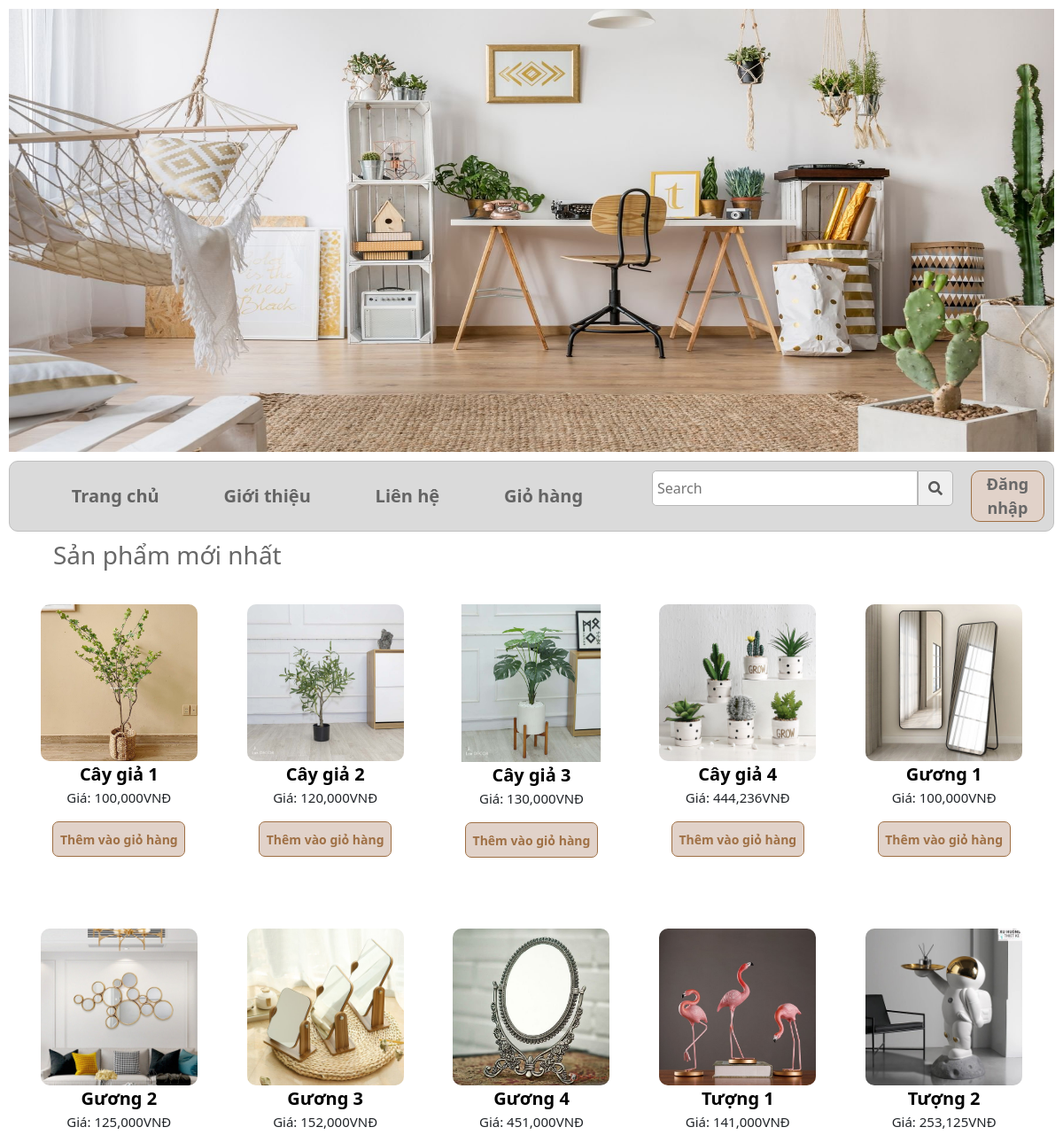
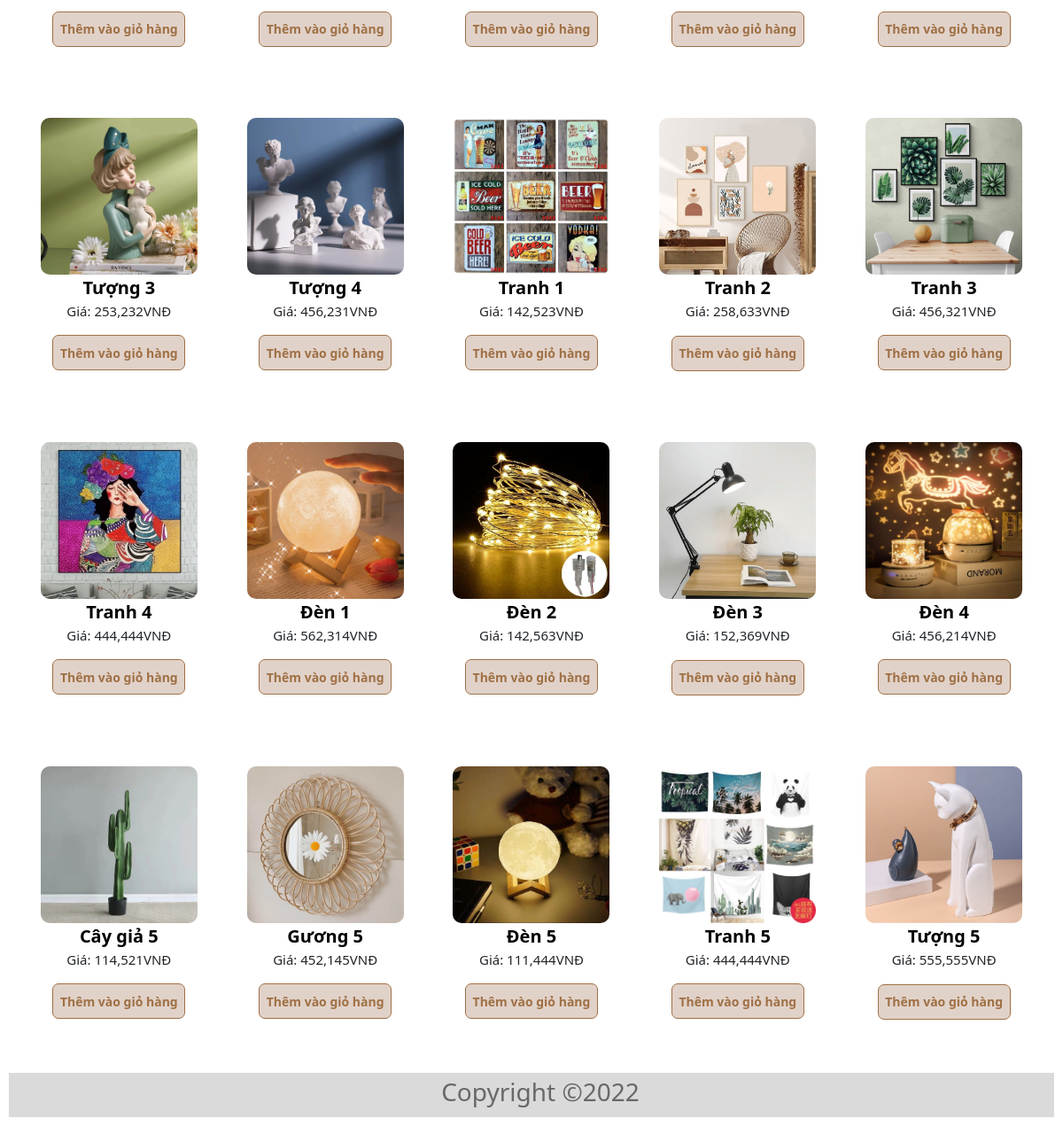
The page / on the database its author committed (2 pictures, top to bottom).
### tables this page shows
CREATE TABLE `tbl_product` (
  `id_product` varchar(10) NOT NULL,
  `name_product` varchar(100) DEFAULT NULL,
  `gia_product` varchar(50) DEFAULT NULL,
  `sl_product` int(11) DEFAULT NULL,
  `hinhanh_product` varchar(50) DEFAULT NULL,
  `noidung_product` text DEFAULT NULL,
  `tinhtrang_product` tinyint(4) DEFAULT NULL,
  `id_category` varchar(10) DEFAULT NULL
);

### pages/main/index.php (the view)
<?php
$sql_i = "SELECT * FROM `tbl_product`";
$query = mysqli_query($mysqli, $sql_i);
?>
<div class="maincontent">
    <h3>Sản phẩm mới nhất</h3>
    <div class="product_row">
        <?php
        while ($row = mysqli_fetch_array($query)) {
        ?>
            <div class="product_col">
                <img src="./images/<?php echo $row['hinhanh_product'] ?>" class="card-img-top" alt="...">
                <form action="pages/main/themgiohang.php?id=<?php echo $row['id_product'] ?>" method="POST">
                <div class="product_content text-center">
                    <a href="index.php?quanly=sanpham&id=<?php echo $row['id_product']?>" class="title" style="text-decoration: none; color:black; font-weight: 600; font-size: 20px;" href="index.php?quanly=sanpham&id=<?php echo $row['id_product'] ?>" class=""><?php echo $row['name_product'] ?></a>
                    <p style="font-size: 15px; font-weight: 500;" class="card-text">Giá: <?php echo number_format($row['gia_product']) . 'VNĐ' ?></p>
                   <input type="submit" name="themvaogiohang" value="Thêm vào giỏ hàng" class="button">
                </div>
                </form>
            </div>
        <?php
        }
        ?>
    </div>
</div>

### index.php (shortened to what this page needs)
<!DOCTYPE html>
<html lang="en">
<head>
    <link rel="stylesheet" type="text/css" href="./css/style.css">
    <link href="https://cdn.jsdelivr.net/npm/bootstrap@5.2.2/dist/css/bootstrap.min.css" rel="stylesheet">
    <link rel="stylesheet" href="https://cdnjs.cloudflare.com/ajax/libs/font-awesome/5.15.4/css/all.min.css" />
</head>
<body id="body">
    <?php
    include './pages/header.php';
    include './pages/navbar.php';
    include './pages/main.php';
    include './pages/footer.php';
    ?>
</body>
</html>

### pages/header.php (shortened to what this page needs)
<div class="header">
</div>

### pages/navbar.php (shortened to what this page needs)
<nav class="nav_bar">
    <ul class="nav_l">
        <li class="nav_item">
            <a style="font-size: 20px;" class="nav_content" href="index.php?quanly=trangchu">Trang chủ</a>
        </li>
        <li class="nav_item">
            <a style="font-size: 20px;" class="nav_content" href="index.php?quanly=gioithieu">Giới thiệu</a>
        </li>
        <li class="nav_item">
            <a style="font-size: 20px;" class="nav_content " href="index.php?quanly=lienhe">Liên hệ</a>
        </li>
        <li class="nav_item">
            <a style="font-size: 20px;" class="nav_content" href="index.php?quanly=giohang">Giỏ hàng</a>
        </li>
    </ul>
    <form class="nav_r" role="search" action="index.php?quanly=timkiem" method="POST">
        <input class="nav_r_l" type="search" placeholder="Search" aria-label="Search" name="tukhoa">
        <button class="nav_r_r" type="submit"><i class="fa fa-search"></i></button>
    </form>
    <?php
    if (!isset($_SESSION['logina'][0])) {
        echo ' <button style="width:8%;margin: 10px;border:1px solid #9f7045; border-radius: 10px;background-color: #e1d2c9;" class="dangky"><a style="text-decoration: none;font-size: 18px;font-weight: 600;color: #686868;" href="index.php?quanly=dangnhap">Đăng nhập</a></button>
        ';
    } else {
        echo '<label class="lable_name">Xin chào ' . $_SESSION['logina'][0] . '</label>';
        echo '    <button class="button-out"><a href="./../../Mecuti/pages/main/xylylogin.php?logout=dangxuat"><i class="fas fa-sign-out-alt"></i></a></button>';
    }
    ?>
</nav>

### pages/main.php (shortened to what this page needs)
<div class="main">
    <?php
    $show = 'main/index.php';
    if (isset($_GET['quanly'])) {
        $temp = $_GET['quanly'];
    } else {
        include $show;
    }
    ?>
</div>

### pages/footer.php
<footer id="footer" class="footer text-center">
    <h3>Copyright ©2022</h3>
</footer>

### css/style.css (style rules this page uses)
#body { margin: 10px; }
.header { background-image: url(../images/header.jpg); background-repeat: no-repeat; background-size: 100% 100%; width: 100%; height: 500px; }
#footer { background-color: rgb(218, 218, 218); height: 50px; padding: 5px 0; margin-top: 10px; color: rgb(104, 104, 104);; }
.main { display: flex; flex-direction: row; justify-content: flex-start; width: 100%; }
.maincontent { display: flex; flex-direction: column; justify-content: start; width: 100%; }
.nav_bar { display: flex; flex-direction: row; justify-content: space-around; background-color: rgb(218, 218, 218); border: 1px solid rgb(191, 191, 191); margin: 10px 0; border-radius: 10px; }
.nav_l { display: flex; flex-direction: row; justify-content: space-evenly; margin: auto 0; width: 70%; }
.nav_item { list-style: none; margin: 10px 30px 10px 0; padding: 5px; border-radius: 5px; }
.nav_content { text-decoration: none; color: rgb(100, 100, 100); font-size: 20px; font-weight: 600; padding: auto; }
.nav_r { display: flex; flex-direction: row; justify-content: flex-start; margin: 10px; width: 30%; }
.nav_r_l { width: 300px; height: 40px; border: 1px solid rgb(184, 184, 184); border-radius: 5px 0 0 5px; padding: 5px; }
.nav_r_r { width: 40px; height: 40px; border: 1px solid rgb(184, 184, 184); border-radius: 0 5px 5px 0; }
.nav_r_r i { color: rgb(88, 88, 88); }
.product_row { display: flex; flex-wrap: wrap; justify-content: space-evenly; }
.product_col { width: 15%; margin: 30px 20px 50px 20px; border-radius: 10px }
.product_col img { border-radius: 10px }
.product_content .title { font-size: 20px; }
.product_content p { font-size: 15px; font-weight: 600; }
.button { width: 150px; height: 40px; background-color: #e1d2c9; border-radius: 7px; color: #9f7045; font-weight: 600; font-size: 14px; border: 1px solid; }
h3 { color: rgb(104, 104, 104); font-size: 20px; font-weight: 600; margin: 10px 30px 20px 50px; }

### rows shown on the page
tbl_product: hinhanh_product (picture), name_product "Cây giả 1", gia_product "100,000"
tbl_product: hinhanh_product (picture), name_product "Cây giả 2", gia_product "120,000"
tbl_product: hinhanh_product (picture), name_product "Cây giả 3", gia_product "130,000"
tbl_product: hinhanh_product (picture), name_product "Cây giả 4", gia_product "444,236"
tbl_product: hinhanh_product (picture), name_product "Gương 1", gia_product "100,000"
tbl_product: hinhanh_product (picture), name_product "Gương 2", gia_product "125,000"
tbl_product: hinhanh_product (picture), name_product "Gương 3", gia_product "152,000"
tbl_product: hinhanh_product (picture), name_product "Gương 4", gia_product "451,000"
tbl_product: hinhanh_product (picture), name_product "Tượng 1", gia_product "141,000"
tbl_product: hinhanh_product (picture), name_product "Tượng 2", gia_product "253,125"
tbl_product: hinhanh_product (picture), name_product "Tượng 3", gia_product "253,232"
tbl_product: hinhanh_product (picture), name_product "Tượng 4", gia_product "456,231"
tbl_product: hinhanh_product (picture), name_product "Tranh 1", gia_product "142,523"
tbl_product: hinhanh_product (picture), name_product "Tranh 2", gia_product "258,633"
tbl_product: hinhanh_product (picture), name_product "Tranh 3", gia_product "456,321"
tbl_product: hinhanh_product (picture), name_product "Tranh 4", gia_product "444,444"
tbl_product: hinhanh_product (picture), name_product "Đèn 1", gia_product "562,314"
tbl_product: hinhanh_product (picture), name_product "Đèn 2", gia_product "142,563"
tbl_product: hinhanh_product (picture), name_product "Đèn 3", gia_product "152,369"
tbl_product: hinhanh_product (picture), name_product "Đèn 4", gia_product "456,214"
tbl_product: hinhanh_product (picture), name_product "Cây giả 5", gia_product "114,521"
tbl_product: hinhanh_product (picture), name_product "Gương 5", gia_product "452,145"
tbl_product: hinhanh_product (picture), name_product "Đèn 5", gia_product "111,444"
tbl_product: hinhanh_product (picture), name_product "Tranh 5", gia_product "444,444"
tbl_product: hinhanh_product (picture), name_product "Tượng 5", gia_product "555,555"
